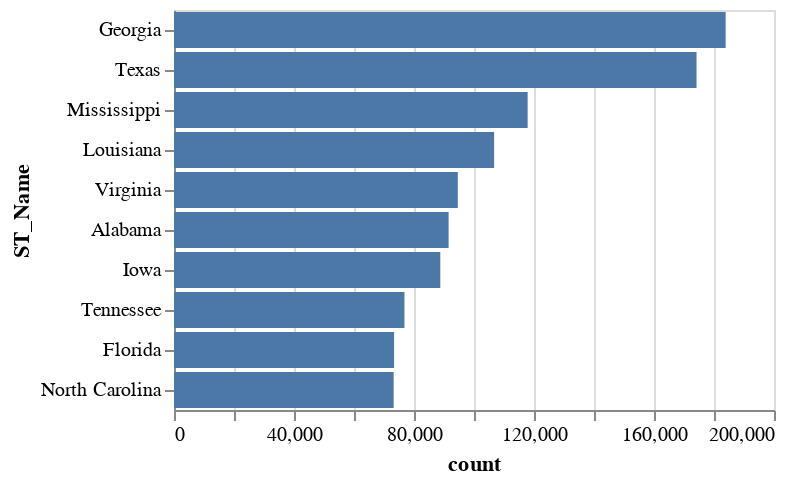

Notebook code cell kept with this figure:
### Code cell
alt.Chart(df).transform_aggregate(
    count = 'sum(Confirmedb):Q',
    groupby = ['ST_Name']
).transform_window(
    rank = 'rank(count)',
    sort = [alt.SortField('count',order = 'descending')]
).transform_filter(
    alt.datum.rank < 11
).mark_bar().encode(
    y= alt.Y('ST_Name:N', sort = '-x'),
    x= 'count:Q'
)

### Figure 1 — Vega-Lite specification as saved in the notebook (floating-point values rounded to 4 significant figures; data arrays with more than 128 entries replaced by an {"elided": "..."} marker saying what was removed)
{"config": {"view": {"continuousWidth": 300, "continuousHeight": 300}}, "data": {"name": "data-6f24e99aaf593f4dbb716291698d1f7f"}, "mark": {"type": "bar"}, "encoding": {"x": {"field": "count", "type": "quantitative"}, "y": {"field": "ST_Name", "sort": "-x", "type": "nominal"}}, "transform": [{"aggregate": [{"op": "sum", "field": "Confirmedb", "as": "count"}], "groupby": ["ST_Name"]}, {"window": [{"op": "rank", "field": "count", "as": "rank"}], "sort": [{"field": "count", "order": "descending"}]}, {"filter": "(datum.rank < 11)"}], "$schema": "https://vega.github.io/schema/vega-lite/v5.8.0.json", "datasets": {"data-6f24e99aaf593f4dbb716291698d1f7f": {"elided": "3250 records"}}}
